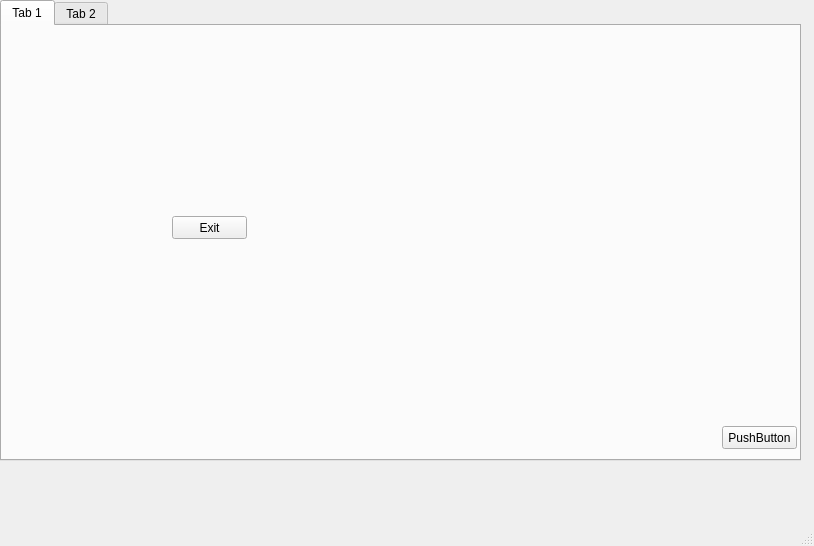
<?xml version="1.0" encoding="UTF-8"?>
<ui version="4.0">
 <class>MainWindow</class>
 <widget class="QMainWindow" name="MainWindow">
  <property name="geometry">
   <rect>
    <x>0</x>
    <y>0</y>
    <width>814</width>
    <height>546</height>
   </rect>
  </property>
  <property name="windowTitle">
   <string>MainWindow</string>
  </property>
  <widget class="QWidget" name="centralwidget">
   <widget class="QTabWidget" name="tabWidget">
    <property name="geometry">
     <rect>
      <x>0</x>
      <y>0</y>
      <width>801</width>
      <height>461</height>
     </rect>
    </property>
    <property name="currentIndex">
     <number>0</number>
    </property>
    <widget class="QWidget" name="tab">
     <attribute name="title">
      <string>Tab 1</string>
     </attribute>
     <widget class="QPushButton" name="btn_exit">
      <property name="geometry">
       <rect>
        <x>170</x>
        <y>190</y>
        <width>75</width>
        <height>23</height>
       </rect>
      </property>
      <property name="text">
       <string>Exit</string>
      </property>
     </widget>
     <widget class="QPushButton" name="pushButton">
      <property name="geometry">
       <rect>
        <x>720</x>
        <y>400</y>
        <width>75</width>
        <height>23</height>
       </rect>
      </property>
      <property name="text">
       <string>PushButton</string>
      </property>
     </widget>
    </widget>
    <widget class="QWidget" name="tab_2">
     <attribute name="title">
      <string>Tab 2</string>
     </attribute>
     <widget class="QPushButton" name="btn_do_nothing">
      <property name="geometry">
       <rect>
        <x>180</x>
        <y>170</y>
        <width>281</width>
        <height>23</height>
       </rect>
      </property>
      <property name="text">
       <string>This Button does nothing</string>
      </property>
     </widget>
    </widget>
   </widget>
  </widget>
  <widget class="QMenuBar" name="menubar">
   <property name="geometry">
    <rect>
     <x>0</x>
     <y>0</y>
     <width>814</width>
     <height>21</height>
    </rect>
   </property>
  </widget>
  <widget class="QStatusBar" name="statusbar"/>
 </widget>
 <resources/>
 <connections/>
</ui>
